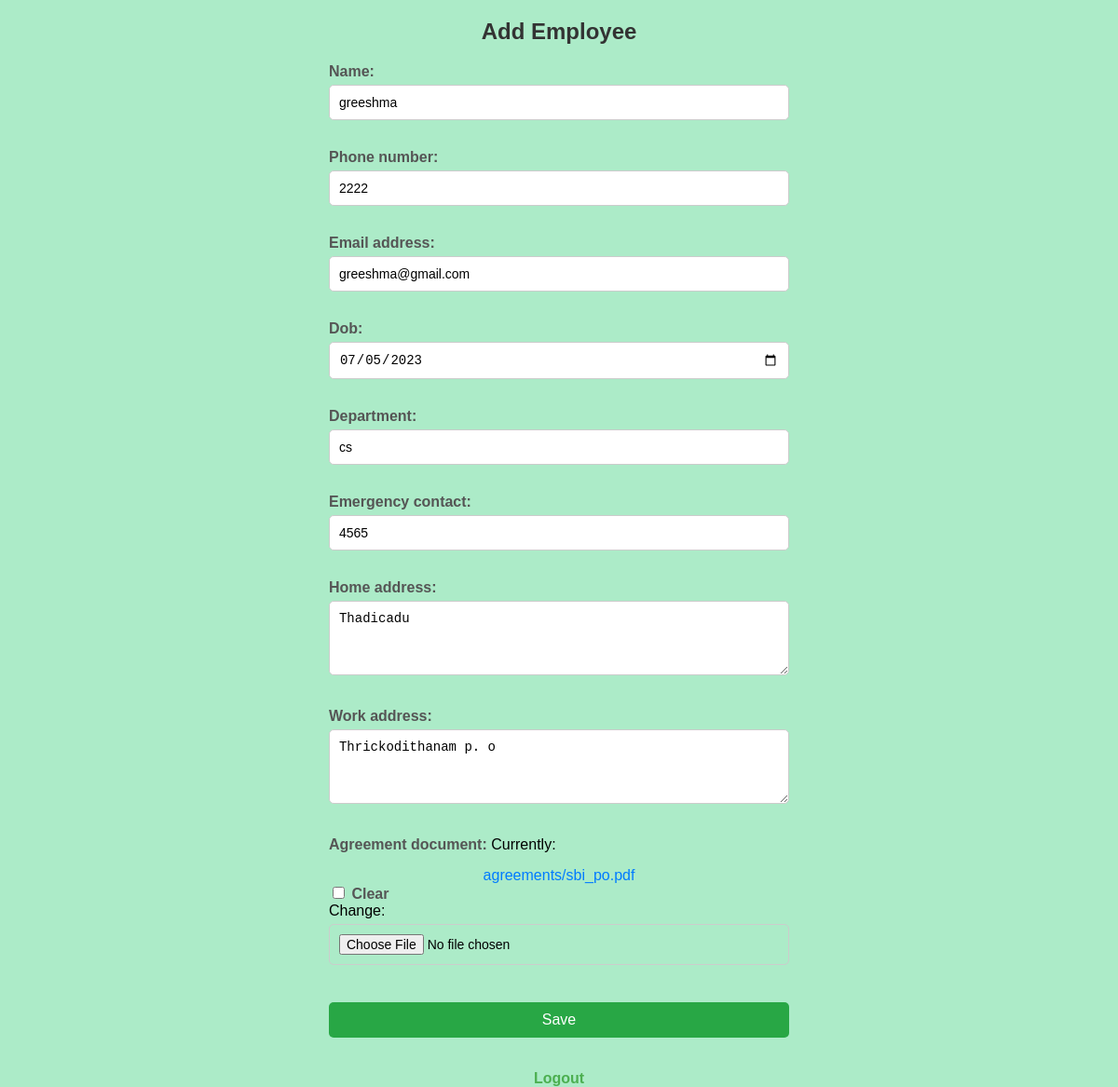
The app's page /update/2/ with its own data.
### directory/models.py (models this page shows, shortened)
class Employee(models.Model):
    name = models.CharField(max_length=100)
    phone_number = models.CharField(max_length=15)
    email_address = models.EmailField()
    dob = models.DateField()
    department = models.CharField(max_length=100)
    emergency_contact = models.CharField(max_length=15)
    home_address = models.TextField()
    work_address = models.TextField()
    agreement_document = models.FileField(upload_to='agreements/', blank=True, null=True)
    additional_document = models.FileField(upload_to='documents/', blank=True, null=True)

### directory/views.py (the view)
# urls.py: path('update/<int:pk>/', views.employee_update, name='employee_update'),
def employee_update(request, pk):
    employee = get_object_or_404(Employee, pk=pk)
    if request.method == 'POST':
        form = EmployeeForm(request.POST, request.FILES, instance=employee)  # Include request.FILES here
        if form.is_valid():
            form.save()
            return redirect('employee_list')
    else:
        form = EmployeeForm(instance=employee)
    return render(request, 'directory/add_employee.html', {'form': form})

### directory/forms.py
class EmployeeForm(forms.ModelForm):
    class Meta:
        model = Employee
        fields = [
            'name', 'phone_number', 'email_address', 'dob',
            'department', 'emergency_contact', 'home_address',
            'work_address', 'agreement_document'
        ]
        widgets = {
            'dob': forms.DateInput(attrs={'type': 'date'}),
        }

### templates/directory/add_employee.html (shortened to what this page needs)
<!DOCTYPE html>
<html lang="en">
<head>
</head>
<body>
    <form method="post" enctype="multipart/form-data">
         <h2>Add Employee</h2>
        {{ form.as_p }}
        <button type="submit">Save</button>
        <div class="footer-links">
            <a href="{% url 'logout' %}" class="logout-link">Logout</a>
        </div>
    </form>
</body>
</html>

### templates/directory/add_employee.html (style rules this page uses)
body { background: #acebc8; font-family: Arial, sans-serif; margin: 0; padding: 0; display: flex; justify-content: center; align-items: center; min-height: 100vh; box-sizing: border-box; }
h2 { color: #333; text-align: center; margin-bottom: 20px; font-size: 24px; }
form p { margin-bottom: 15px; }
label { font-weight: bold; color: #555; }
input[type="text"], input[type="email"], input[type="password"], input[type="file"], select, textarea, input[type="date"] { width: 100%; padding: 10px; margin-top: 5px; margin-bottom: 15px; border: 1px solid #ccc; border-radius: 5px; font-size: 14px; box-sizing: border-box; }
textarea { height: 80px; resize: vertical; }
button { background-color: #28a745; color: #fff; border: none; border-radius: 5px; padding: 10px; cursor: pointer; font-size: 16px; width: 100%; margin-top: 10px; transition: background-color 0.3s; }
a { display: inline-block; margin-top: 15px; color: #007bff; text-decoration: none; transition: color 0.3s; text-align: center; width: 100%; }
.footer-links { display: flex; justify-content: center; gap: 15px; margin-top: 20px; }
.footer-links a { color: #4CAF50; text-decoration: none; font-weight: bold; }

### records on screen
Employee: name "greeshma", phone_number "2222", email_address "greeshma@gmail.com", dob "07/05/2023", department "cs", emergency_contact "4565", home_address "Thadicadu", work_address "Thrickodithanam p. o"
